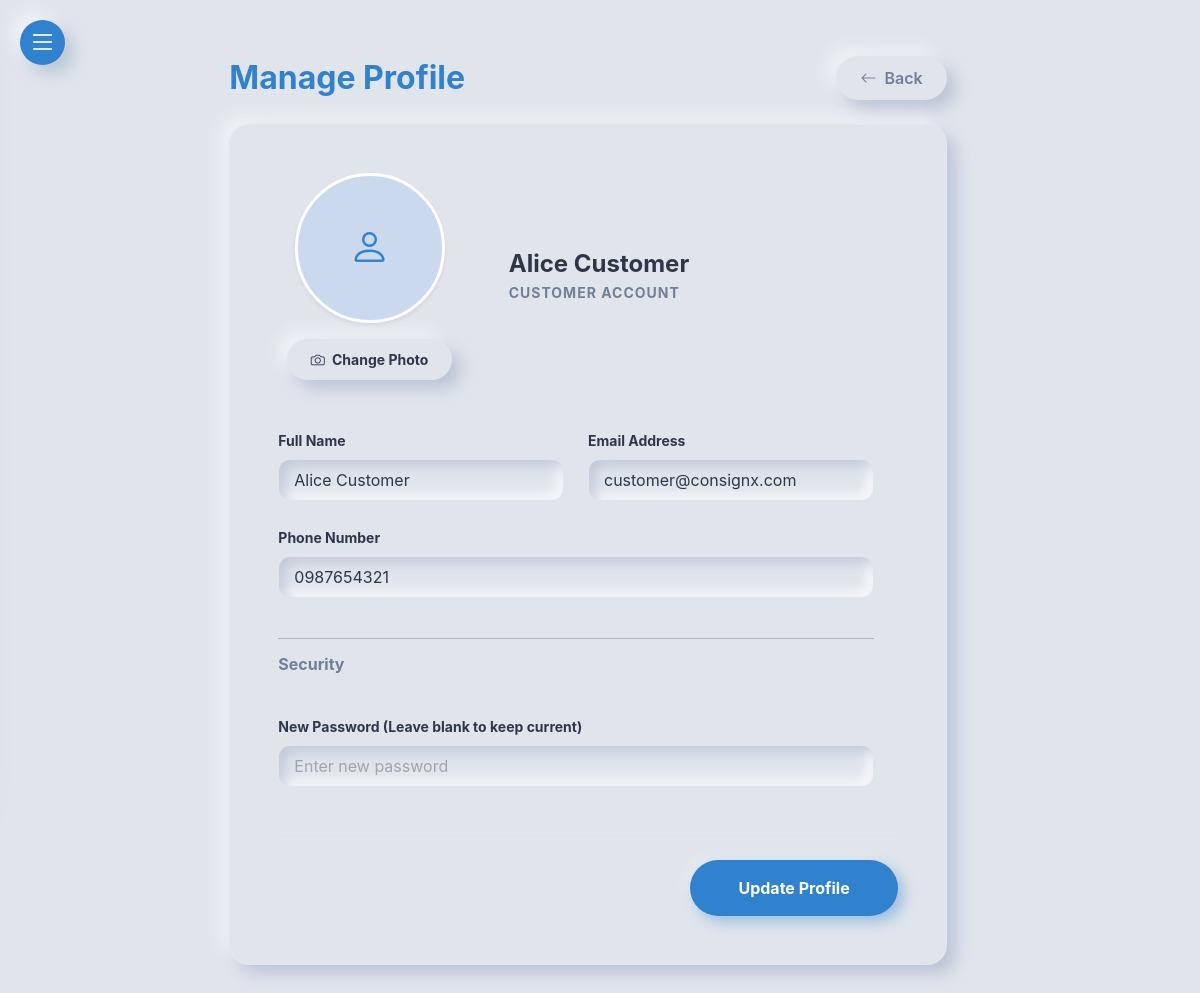
The app's page /shared/profile.php (signed in), older data.
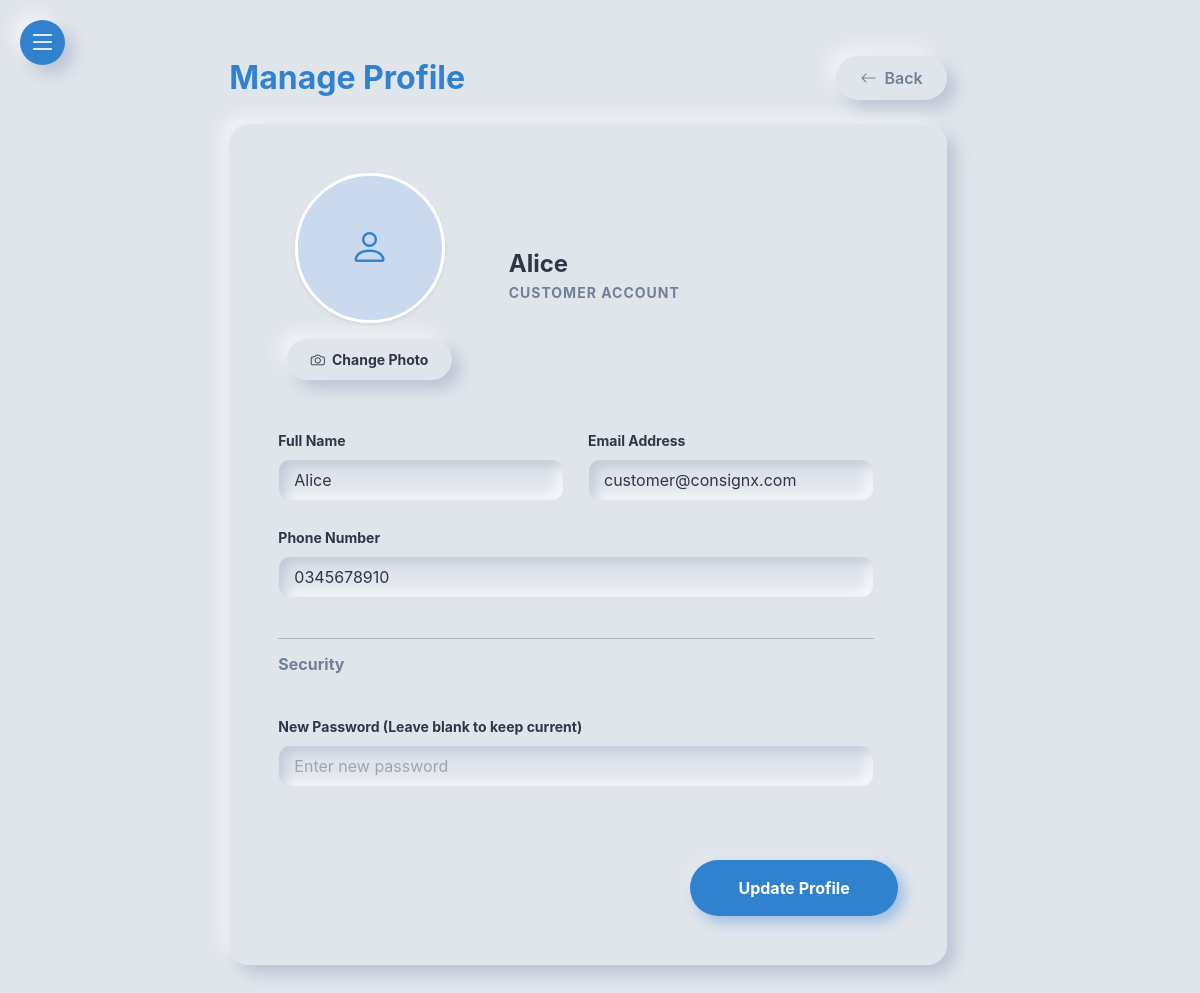
The same page, newer data.
### tables this page shows
CREATE TABLE `customers` (
  `id` int(11) NOT NULL,
  `name` varchar(100) NOT NULL,
  `email` varchar(100) NOT NULL,
  `phone` varchar(20) NOT NULL,
  `password_hash` varchar(255) NOT NULL,
  `created_at` timestamp NOT NULL DEFAULT current_timestamp(),
  `profile_image` varchar(255) DEFAULT NULL
);

### includes/middleware.php (called while the page is built, shortened)
<?php
function current_user_role()
{
    return $_SESSION['user_role'] ?? null;
}
?>

### includes/functions.php (called while the page is built, shortened)
<?php
function escape($string)
{
    return htmlspecialchars($string, ENT_QUOTES, 'UTF-8');
}
?>

### shared/profile.php (the view, shortened to what the changed rows need)
<?php
require_once '../includes/middleware.php';
require_once '../includes/functions.php';
require_once '../includes/auth.php';
$user_id = current_user_id();
$role = current_user_role();
$table = '';
if ($role === 'admin') $table = 'admins';
elseif ($role === 'agent') $table = 'agents';
elseif ($role === 'customer') $table = 'customers';
try {
    $pdo->exec("ALTER TABLE $table ADD COLUMN IF NOT EXISTS profile_image VARCHAR(255) DEFAULT NULL");
    $stmt = $pdo->prepare("SELECT * FROM $table WHERE id = ?");
    $stmt->execute([$user_id]);
    $user = $stmt->fetch();
} catch (PDOException $e) {
    die("Error loading profile: " . $e->getMessage());
}
?>
<!DOCTYPE html>
<html lang="en">
<head>
    <link href="https://cdn.jsdelivr.net/npm/bootstrap@5.3.0/dist/css/bootstrap.min.css" rel="stylesheet">
    <link rel="stylesheet" href="https://cdn.jsdelivr.net/npm/bootstrap-icons@1.11.1/font/bootstrap-icons.css">
    <link rel="stylesheet" href="../assets/css/style.css">
    <link rel="stylesheet" href="../assets/css/neumorphism.css">
</head>
<body class="neumorphic-bg">
    <div class="admin-wrapper">
        <main class="main-content">
            <div class="container-fluid py-4">
                <div class="row justify-content-center">
                    <div class="col-lg-8">
                        <div class="d-flex justify-content-between align-items-center mb-4">
                            <h2 class="fw-bold text-primary mb-0">Manage Profile</h2>
                        </div>
                        <div class="neumorphic-card p-4 p-md-5">
                            <form method="POST" enctype="multipart/form-data">
                                <div class="row g-4 align-items-center mb-5">
                                    <div class="col-md-8">
                                        <div class="ps-md-4">
                                            <h4 class="fw-bold mb-1"><?= escape($user['username'] ?? $user['name']) ?></h4>
                                            <p class="text-muted mb-0 small text-uppercase fw-bold letter-spacing-1"><?= ucfirst($role) ?> Account</p>
                                        </div>
                                    </div>
                                </div>
                                <div class="row g-4">
                                    <div class="col-md-6">
                                        <label class="form-label small fw-bold"><?= ($role === 'admin') ? 'Username' : 'Full Name' ?></label>
                                        <input type="text" name="name" class="form-control neumorphic-input py-2"
                                            value="<?= escape($user['username'] ?? $user['name']) ?>" required>
                                    </div>
                                    <div class="col-md-6">
                                        <label class="form-label small fw-bold">Email Address</label>
                                        <input type="email" name="email" class="form-control neumorphic-input py-2"
                                            value="<?= escape($user['email']) ?>" required>
                                    </div>
                                    <?php if ($role !== 'admin'): ?>
                                    <div class="col-md-12">
                                        <label class="form-label small fw-bold">Phone Number</label>
                                        <input type="text" name="phone" class="form-control neumorphic-input py-2"
                                            value="<?= escape($user['phone']) ?>" required>
                                    </div>
                                    <?php endif; ?>
                                </div>
                            </form>
                        </div>
                    </div>
                </div>
            </div>
        </main>
    </div>
</body>
</html>

Row changes from the older to the newer data that the page shows:
changed customers "customer@consignx.com": name "Alice Customer" → "Alice"; phone "0987654321" → "0345678910"
